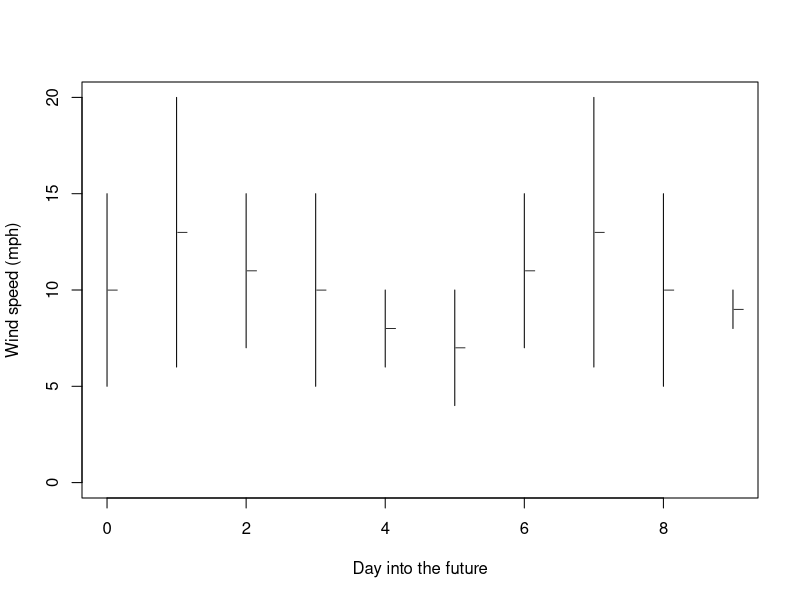
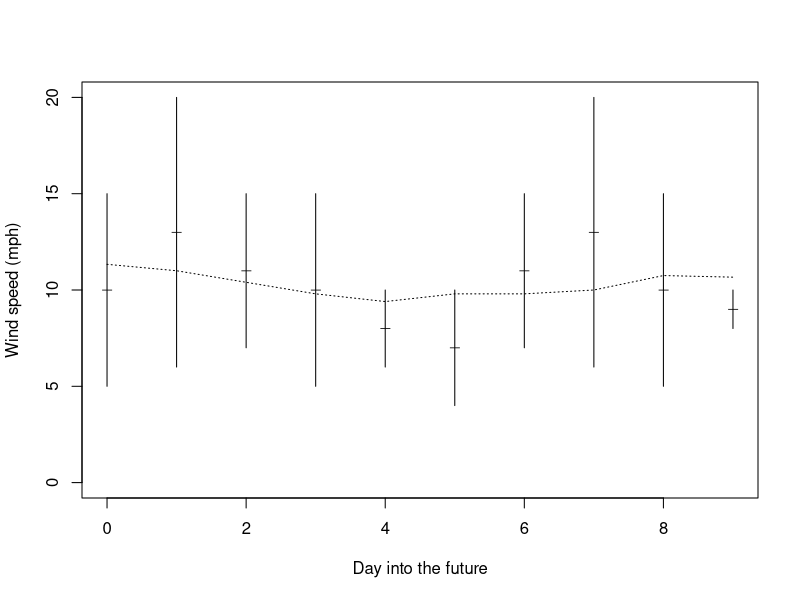
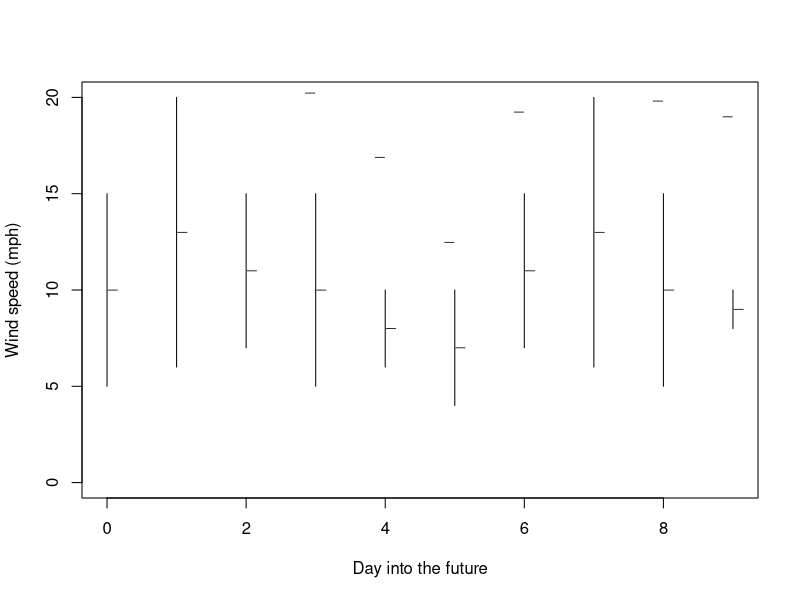

The R source for these figures, in order:
## ---- chunk 1
(winds <- read.csv('winds.csv'))
## ---- chunk 2
plot(0,0, type='n', ylim=c(0, max(winds)), xlim=c(0, nrow(winds)-1), xlab='Day into the future', ylab='Wind speed (mph)')
segments(0:(nrow(winds)-1), winds$minwind, 0:(nrow(winds)-1), winds$maxwind)
points(0:(nrow(winds)-1)+0.08, winds$avewind, pch='_')
## ---- chunk 3
rMu <- function(
    x,        # Vector of values to average
    wl = 3   # Window length: number of frames to average
){
    trail <- wl %/% 2
    lead <- wl %/% 2  - (wl + 1) %% 2 # When wl is even, extra value is behind center
    sapply(1:length(x), function(y) {
        thiswin <- (y-trail):(y+lead)
        vals <- na.omit(x[thiswin[thiswin > 0]])
        sum(vals)/length(vals)
    })
}

plot(0,0, type='n', ylim=c(0, max(winds)), xlim=c(0, nrow(winds)-1), xlab='Day into the future', ylab='Wind speed (mph)')
segments(0:(nrow(winds)-1), winds$minwind, 0:(nrow(winds)-1), winds$maxwind)
points(0:(nrow(winds)-1), winds$avewind, pch='_')
lines(0:(nrow(winds)-1), rMu(winds$avewind, wl=5), lty=3)
## ---- chunk 4
randoffset <- runif(10, winds$minwind, winds$maxwind)
plot(0,0, type='n', ylim=c(0, max(winds)), xlim=c(0, nrow(winds)-1), xlab='Day into the future', ylab='Wind speed (mph)')
segments(0:(nrow(winds)-1), winds$minwind, 0:(nrow(winds)-1), winds$maxwind)
points(0:(nrow(winds)-1)-0.08, winds$avewind + randoffset, pch='_')
points(0:(nrow(winds)-1)+0.08, winds$avewind, pch='_')
